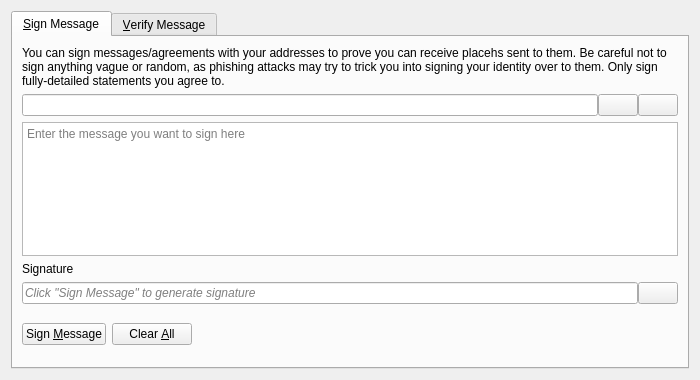
<?xml version="1.0" encoding="UTF-8"?>
<ui version="4.0">
 <class>SignVerifyMessageDialog</class>
 <widget class="QDialog" name="SignVerifyMessageDialog">
  <property name="geometry">
   <rect>
    <x>0</x>
    <y>0</y>
    <width>700</width>
    <height>380</height>
   </rect>
  </property>
  <property name="windowTitle">
   <string>Signatures - Sign / Verify a Message</string>
  </property>
  <property name="modal">
   <bool>true</bool>
  </property>
  <layout class="QVBoxLayout" name="verticalLayout">
   <item>
    <widget class="QTabWidget" name="tabWidget">
     <property name="currentIndex">
      <number>0</number>
     </property>
     <widget class="QWidget" name="tabSignMessage">
      <attribute name="title">
       <string>&amp;Sign Message</string>
      </attribute>
      <layout class="QVBoxLayout" name="verticalLayout_SM">
       <item>
        <widget class="QLabel" name="infoLabel_SM">
         <property name="text">
          <string>You can sign messages/agreements with your addresses to prove you can receive placehs sent to them. Be careful not to sign anything vague or random, as phishing attacks may try to trick you into signing your identity over to them. Only sign fully-detailed statements you agree to.</string>
         </property>
         <property name="textFormat">
          <enum>Qt::PlainText</enum>
         </property>
         <property name="wordWrap">
          <bool>true</bool>
         </property>
        </widget>
       </item>
       <item>
        <layout class="QHBoxLayout" name="horizontalLayout_1_SM">
         <property name="spacing">
          <number>0</number>
         </property>
         <item>
          <widget class="QValidatedLineEdit" name="addressIn_SM">
           <property name="toolTip">
            <string>The Placeholders address to sign the message with</string>
           </property>
          </widget>
         </item>
         <item>
          <widget class="QPushButton" name="addressBookButton_SM">
           <property name="toolTip">
            <string>Choose previously used address</string>
           </property>
           <property name="text">
            <string/>
           </property>
           <property name="icon">
            <iconset resource="../placeh.qrc">
             <normaloff>:/icons/address-book</normaloff>:/icons/address-book</iconset>
           </property>
           <property name="shortcut">
            <string>Alt+A</string>
           </property>
           <property name="autoDefault">
            <bool>false</bool>
           </property>
          </widget>
         </item>
         <item>
          <widget class="QPushButton" name="pasteButton_SM">
           <property name="toolTip">
            <string>Paste address from clipboard</string>
           </property>
           <property name="text">
            <string/>
           </property>
           <property name="icon">
            <iconset resource="../placeh.qrc">
             <normaloff>:/icons/editpaste</normaloff>:/icons/editpaste</iconset>
           </property>
           <property name="shortcut">
            <string>Alt+P</string>
           </property>
           <property name="autoDefault">
            <bool>false</bool>
           </property>
          </widget>
         </item>
        </layout>
       </item>
       <item>
        <widget class="QPlainTextEdit" name="messageIn_SM">
         <property name="toolTip">
          <string>Enter the message you want to sign here</string>
         </property>
         <property name="placeholderText">
          <string>Enter the message you want to sign here</string>
         </property>
        </widget>
       </item>
       <item>
        <widget class="QLabel" name="signatureLabel_SM">
         <property name="text">
          <string>Signature</string>
         </property>
         <property name="textFormat">
          <enum>Qt::PlainText</enum>
         </property>
        </widget>
       </item>
       <item>
        <layout class="QHBoxLayout" name="horizontalLayout_2_SM">
         <property name="spacing">
          <number>0</number>
         </property>
         <item>
          <widget class="QLineEdit" name="signatureOut_SM">
           <property name="placeholderText">
            <string>Click "Sign Message" to generate signature</string>
           </property>
           <property name="font">
            <font>
             <italic>true</italic>
            </font>
           </property>
           <property name="readOnly">
            <bool>true</bool>
           </property>
          </widget>
         </item>
         <item>
          <widget class="QPushButton" name="copySignatureButton_SM">
           <property name="toolTip">
            <string>Copy the current signature to the system clipboard</string>
           </property>
           <property name="text">
            <string/>
           </property>
           <property name="icon">
            <iconset resource="../placeh.qrc">
             <normaloff>:/icons/editcopy</normaloff>:/icons/editcopy</iconset>
           </property>
           <property name="autoDefault">
            <bool>false</bool>
           </property>
          </widget>
         </item>
        </layout>
       </item>
       <item>
        <layout class="QHBoxLayout" name="horizontalLayout_3_SM">
         <item>
          <widget class="QPushButton" name="signMessageButton_SM">
           <property name="toolTip">
            <string>Sign the message to prove you own this Placeholders address</string>
           </property>
           <property name="text">
            <string>Sign &amp;Message</string>
           </property>
           <property name="icon">
            <iconset resource="../placeh.qrc">
             <normaloff>:/icons/edit</normaloff>:/icons/edit</iconset>
           </property>
           <property name="autoDefault">
            <bool>false</bool>
           </property>
          </widget>
         </item>
         <item>
          <widget class="QPushButton" name="clearButton_SM">
           <property name="toolTip">
            <string>Reset all sign message fields</string>
           </property>
           <property name="text">
            <string>Clear &amp;All</string>
           </property>
           <property name="icon">
            <iconset resource="../placeh.qrc">
             <normaloff>:/icons/remove</normaloff>:/icons/remove</iconset>
           </property>
           <property name="autoDefault">
            <bool>false</bool>
           </property>
          </widget>
         </item>
         <item>
          <spacer name="horizontalSpacer_1_SM">
           <property name="orientation">
            <enum>Qt::Horizontal</enum>
           </property>
           <property name="sizeHint" stdset="0">
            <size>
             <width>40</width>
             <height>48</height>
            </size>
           </property>
          </spacer>
         </item>
         <item>
          <widget class="QLabel" name="statusLabel_SM">
           <property name="font">
            <font>
             <weight>75</weight>
             <bold>true</bold>
            </font>
           </property>
           <property name="text">
            <string/>
           </property>
           <property name="wordWrap">
            <bool>true</bool>
           </property>
          </widget>
         </item>
         <item>
          <spacer name="horizontalSpacer_2_SM">
           <property name="orientation">
            <enum>Qt::Horizontal</enum>
           </property>
           <property name="sizeHint" stdset="0">
            <size>
             <width>40</width>
             <height>48</height>
            </size>
           </property>
          </spacer>
         </item>
        </layout>
       </item>
      </layout>
     </widget>
     <widget class="QWidget" name="tabVerifyMessage">
      <attribute name="title">
       <string>&amp;Verify Message</string>
      </attribute>
      <layout class="QVBoxLayout" name="verticalLayout_VM">
       <item>
        <widget class="QLabel" name="infoLabel_VM">
         <property name="text">
          <string>Enter the receiver's address, message (ensure you copy line breaks, spaces, tabs, etc. exactly) and signature below to verify the message. Be careful not to read more into the signature than what is in the signed message itself, to avoid being tricked by a man-in-the-middle attack. Note that this only proves the signing party receives with the address, it cannot prove sendership of any transaction!</string>
         </property>
         <property name="textFormat">
          <enum>Qt::PlainText</enum>
         </property>
         <property name="alignment">
          <set>Qt::AlignLeading|Qt::AlignLeft|Qt::AlignTop</set>
         </property>
         <property name="wordWrap">
          <bool>true</bool>
         </property>
        </widget>
       </item>
       <item>
        <layout class="QHBoxLayout" name="horizontalLayout_1_VM">
         <property name="spacing">
          <number>0</number>
         </property>
         <item>
          <widget class="QValidatedLineEdit" name="addressIn_VM">
           <property name="toolTip">
            <string>The Placeholders address the message was signed with</string>
           </property>
          </widget>
         </item>
         <item>
          <widget class="QPushButton" name="addressBookButton_VM">
           <property name="toolTip">
            <string>Choose previously used address</string>
           </property>
           <property name="text">
            <string/>
           </property>
           <property name="icon">
            <iconset resource="../placeh.qrc">
             <normaloff>:/icons/address-book</normaloff>:/icons/address-book</iconset>
           </property>
           <property name="shortcut">
            <string>Alt+A</string>
           </property>
           <property name="autoDefault">
            <bool>false</bool>
           </property>
          </widget>
         </item>
        </layout>
       </item>
       <item>
        <widget class="QPlainTextEdit" name="messageIn_VM">
          <property name="toolTip">
            <string>The signed message to verify</string>
          </property>
          <property name="placeholderText">
            <string>The signed message to verify</string>
          </property>
        </widget>
       </item>
       <item>
        <widget class="QValidatedLineEdit" name="signatureIn_VM">
          <property name="toolTip">
            <string>The signature given when the message was signed</string>
          </property>
          <property name="placeholderText">
            <string>The signature given when the message was signed</string>
          </property>
        </widget>
       </item>
       <item>
        <layout class="QHBoxLayout" name="horizontalLayout_2_VM">
         <item>
          <widget class="QPushButton" name="verifyMessageButton_VM">
           <property name="toolTip">
            <string>Verify the message to ensure it was signed with the specified Placeholders address</string>
           </property>
           <property name="text">
            <string>Verify &amp;Message</string>
           </property>
           <property name="icon">
            <iconset resource="../placeh.qrc">
             <normaloff>:/icons/transaction_0</normaloff>:/icons/transaction_0</iconset>
           </property>
           <property name="autoDefault">
            <bool>false</bool>
           </property>
          </widget>
         </item>
         <item>
          <widget class="QPushButton" name="clearButton_VM">
           <property name="toolTip">
            <string>Reset all verify message fields</string>
           </property>
           <property name="text">
            <string>Clear &amp;All</string>
           </property>
           <property name="icon">
            <iconset resource="../placeh.qrc">
             <normaloff>:/icons/remove</normaloff>:/icons/remove</iconset>
           </property>
           <property name="autoDefault">
            <bool>false</bool>
           </property>
          </widget>
         </item>
         <item>
          <spacer name="horizontalSpacer_1_VM">
           <property name="orientation">
            <enum>Qt::Horizontal</enum>
           </property>
           <property name="sizeHint" stdset="0">
            <size>
             <width>40</width>
             <height>48</height>
            </size>
           </property>
          </spacer>
         </item>
         <item>
          <widget class="QLabel" name="statusLabel_VM">
           <property name="font">
            <font>
             <weight>75</weight>
             <bold>true</bold>
            </font>
           </property>
           <property name="text">
            <string/>
           </property>
           <property name="wordWrap">
            <bool>true</bool>
           </property>
          </widget>
         </item>
         <item>
          <spacer name="horizontalSpacer_2_VM">
           <property name="orientation">
            <enum>Qt::Horizontal</enum>
           </property>
           <property name="sizeHint" stdset="0">
            <size>
             <width>40</width>
             <height>48</height>
            </size>
           </property>
          </spacer>
         </item>
        </layout>
       </item>
      </layout>
     </widget>
    </widget>
   </item>
  </layout>
 </widget>
 <customwidgets>
  <customwidget>
   <class>QValidatedLineEdit</class>
   <extends>QLineEdit</extends>
   <header>qt/qvalidatedlineedit.h</header>
  </customwidget>
 </customwidgets>
 <resources>
  <include location="../placeh.qrc"/>
 </resources>
 <connections/>
</ui>
